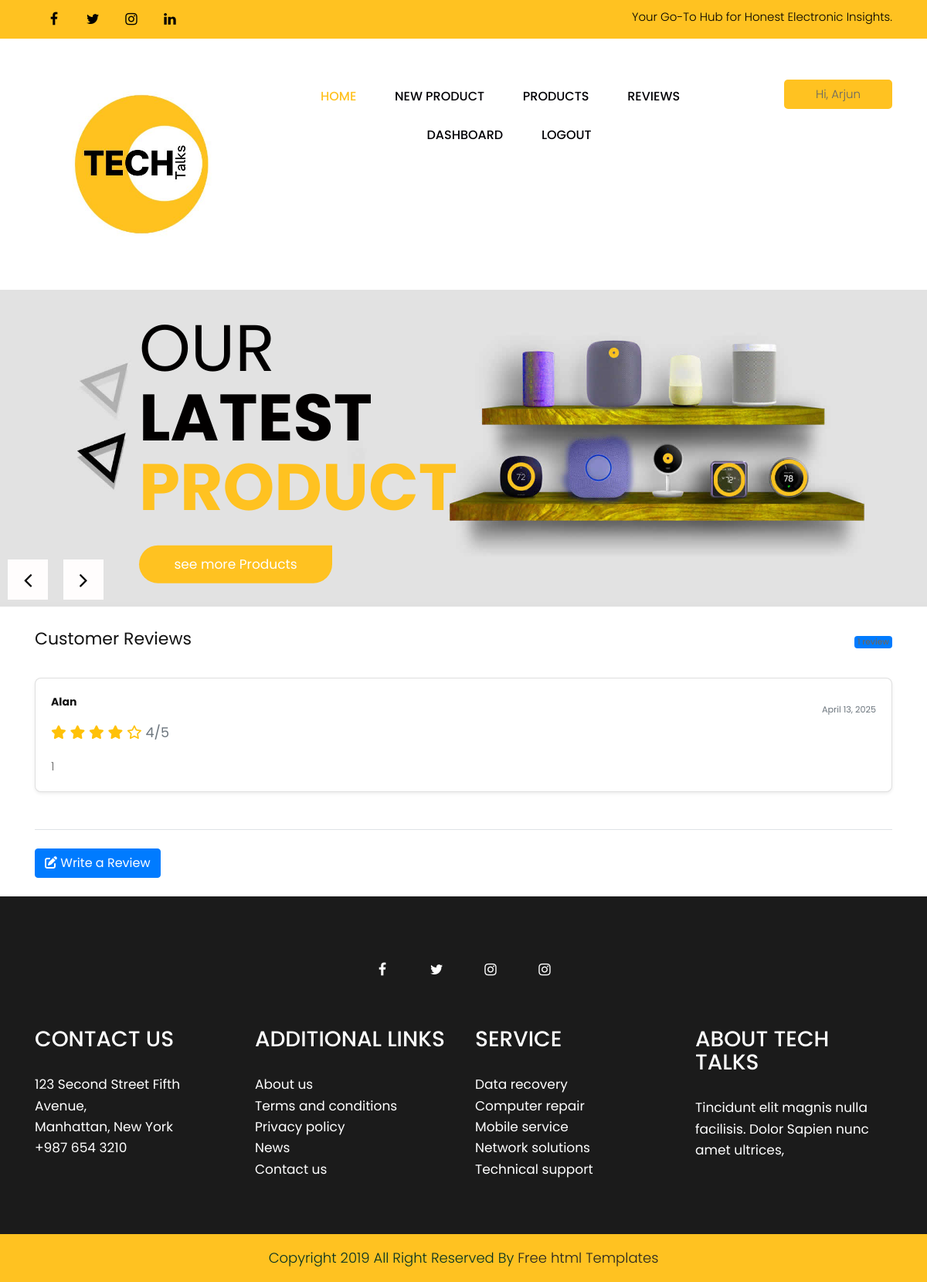
Page /products/2/ (signed in) on the earlier database version.
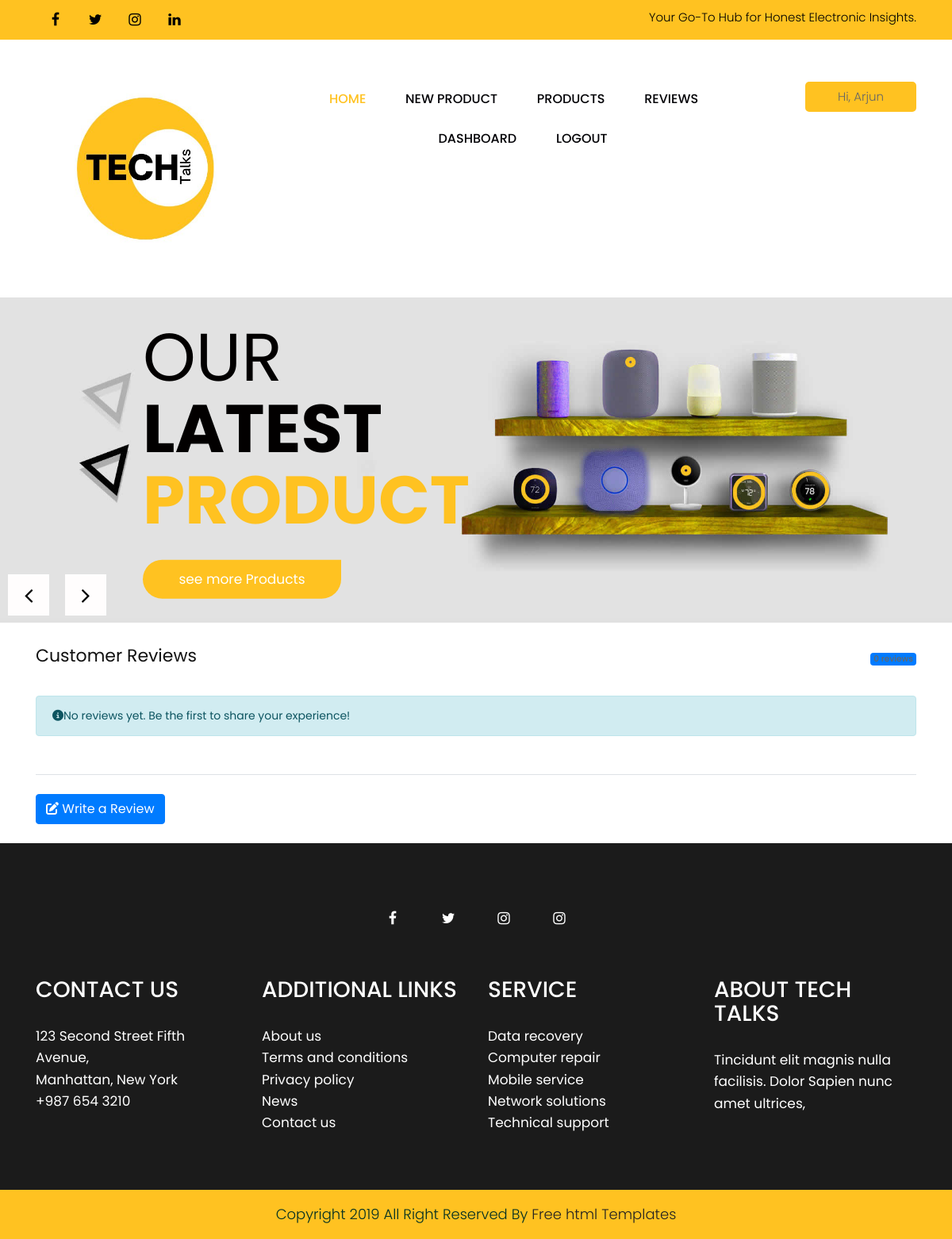
Same page on the later database version.
### admin_app/models.py (models this page shows, shortened)
class Product(models.Model):
    name = models.CharField(max_length=100)
    brand = models.CharField(max_length = 100)
    category = models.ForeignKey(Category, on_delete=models.CASCADE, related_name = "products")
    description = models.TextField()
    price = models.DecimalField(max_digits=10, decimal_places=2)
    image = models.ImageField(upload_to="product_images/")
    added_by = models.ForeignKey(User, on_delete=models.SET_NULL, null=True, blank=True)

class Review(models.Model):
    product = models.ForeignKey(Product, on_delete=models.CASCADE, related_name='reviews')
    user = models.ForeignKey(User, on_delete=models.CASCADE)
    rating = models.IntegerField(choices=[(i, i) for i in range(1, 6)])
    comment = models.TextField()
    created_at = models.DateTimeField(auto_now_add=True)
    updated_at = models.DateTimeField(auto_now=True)
    class Meta:
        unique_together = ('product', 'user')

### techtalks/views.py (the view)
# urls.py: path('products/<int:product_id>/', views.product_detail, name='product_detail'),
@login_required
def product_detail(request, product_id):
    product = get_object_or_404(Product, id=product_id)
    reviews = Review.objects.filter(product=product).order_by('-created_at')
    try:
        user_review = Review.objects.get(product=product, user=request.user)
    except Review.DoesNotExist:
        user_review = None
    return render(request, 'techtalks/product_detail.html', {
        'product': product,
        'reviews': reviews,
        'user_review': user_review
    })

### techtalks/templates/techtalks/product_detail.html (shortened to what this page needs)
{% extends 'base.html' %}
{% load static %}
{% block content %}
<div class="container py-4">
    <div class="product-reviews-section">
        <div class="d-flex justify-content-between align-items-center mb-4">
            <h2 class="mb-0">Customer Reviews</h2>
            <span class="badge bg-primary rounded-pill">{{ product.reviews.count }} review{{ product.reviews.count|pluralize }}</span>
        </div>
        <div class="reviews-list mb-5">
            {% for review in product.reviews.all %}
                <div class="card mb-3 shadow-sm">
                    <div class="card-body">
                        <div class="d-flex justify-content-between align-items-start mb-2">
                            <div>
                                <h5 class="card-title mb-1">
                                    <strong>{{ review.user.username }}</strong>
                                </h5>
                                <div class="rating mb-2">
                                    {% for i in "12345" %}
                                        {% if forloop.counter <= review.rating %}
                                            <i class="fas fa-star text-warning"></i>
                                        {% else %}
                                            <i class="far fa-star text-warning"></i>
                                        {% endif %}
                                    {% endfor %}
                                    <span class="ms-2 text-muted">{{ review.rating }}/5</span>
                                </div>
                            </div>
                            <small class="text-muted">{{ review.created_at|date:"F j, Y" }}</small>
                        </div>
                        {% if review.comment %}
                            <p class="card-text">{{ review.comment }}</p>
                        {% endif %}
                    </div>
                </div>
            {% empty %}
                <div class="alert alert-info">
                    <i class="fas fa-info-circle me-2"></i>No reviews yet. Be the first to share your experience!
                </div>
            {% endfor %}
        </div>
        <div class="review-cta border-top pt-4">
            {% if user.is_authenticated %}
                <a href="{% url 'add_review' product.id %}" class="btn btn-primary">
                    <i class="fas fa-edit me-2"></i>
                    {% if user_review_exists %}Edit Your Review{% else %}Write a Review{% endif %}
                </a>
            {% else %}
                <div class="d-flex align-items-center">
                    <i class="fas fa-lock text-muted me-2"></i>
                    <p class="mb-0">Please <a href="{% url 'login' %}?next={{ request.path }}" class="text-decoration-none">sign in</a> to write a review.</p>
                </div>
            {% endif %}
        </div>
    </div>
</div>
{% endblock %}

Differences in the rows shown:
removed Review: user.username "Alan", rating "4", created_at "April 13, 2025", comment "1"
changed Product: reviews.count "1" → "0"
Other differences:
text now shown: "No reviews yet. Be the first to share your experience!"
